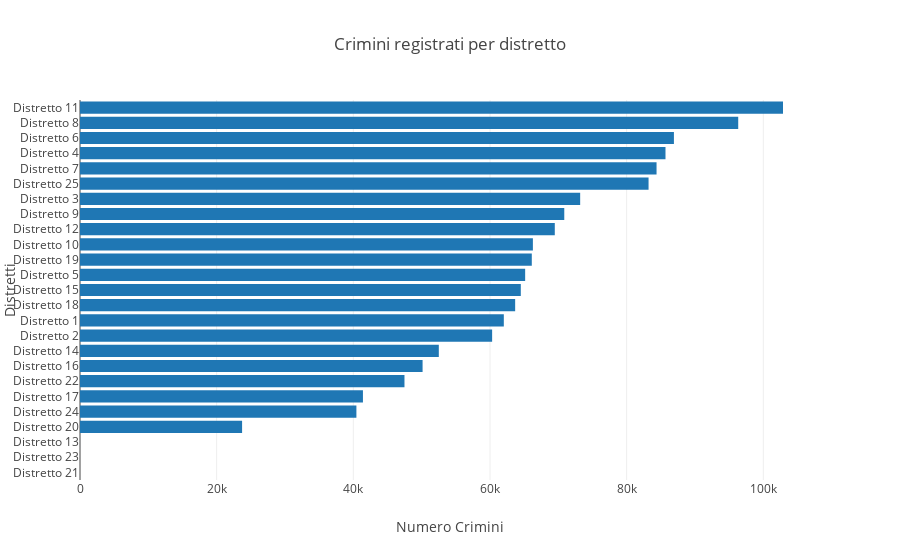

Here is the notebook cell this chart was saved with:
### Code cell
import math
arrayDistrict=df['District'].values
dictDistrict=dict()

arrayDistrict=list(arrayDistrict)
arrayOccorrenze=list()
for i in range (1,26):
    #arrayOccorrenze.append(arrayDistrict.count(i)+arrayDistrict.count(str(float(i))))
    dictDistrict[i]=arrayDistrict.count(i)+arrayDistrict.count(str(float(i)))

sorted_by_value = sorted(dictDistrict.items(), key=lambda kv: kv[1])

#giorni = list(sorted_by_value[0][0])
#cont_giorni = list(sorted_by_value[:][1])
distretti=list()
contatore_distretti=list()

for a,b in sorted_by_value:
    distretti.append("Distretto "+str(a))
    contatore_distretti.append(b)

data = [go.Bar(
            y=distretti,
            x=contatore_distretti,
        orientation = 'h'
)]
layout = go.Layout(
        title="Crimini registrati per distretto",
        xaxis=dict(title="Numero Crimini"),
        yaxis=dict(title="Distretti")
)

fig = go.Figure(data=data, layout=layout)

py.iplot(fig)

### Figure 1 — Plotly figure (JSON) as saved in the notebook; plotly's stock layout.template omitted (floating-point values rounded to 4 significant figures)
{"data": [{"orientation": "h", "type": "bar", "uid": "53b4b2f4-fc69-11e8-9ba0-acde48001122", "x": [0, 0, 1, 23721, 40449, 41406, 47484, 50134, 52509, 60312, 62022, 63682, 64508, 65146, 66115, 66276, 69482, 70869, 73195, 83204, 84373, 85681, 86915, 96325, 102878], "y": ["Distretto 21", "Distretto 23", "Distretto 13", "Distretto 20", "Distretto 24", "Distretto 17", "Distretto 22", "Distretto 16", "Distretto 14", "Distretto 2", "Distretto 1", "Distretto 18", "Distretto 15", "Distretto 5", "Distretto 19", "Distretto 10", "Distretto 12", "Distretto 9", "Distretto 3", "Distretto 25", "Distretto 7", "Distretto 4", "Distretto 6", "Distretto 8", "Distretto 11"]}], "layout": {"title": "Crimini registrati per distretto", "xaxis": {"title": "Numero Crimini"}, "yaxis": {"title": "Distretti"}}}
